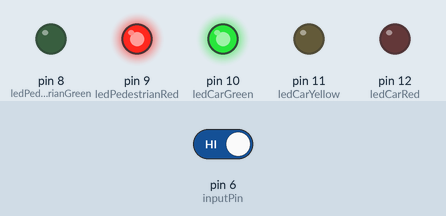
Bench run of a sketch on a simulated Arduino Uno, built with avr-gcc and run on an emulated ATmega328P. On the bench: output pins drawn as LEDs (lit = HIGH). The test bench sets the inputs (shaded band); at power-on: pin 6 (inputPin) HIGH.

Above: at 1.2 s.
1.3 s: pin 6 (inputPin) driven LOW
At 3.1 s:
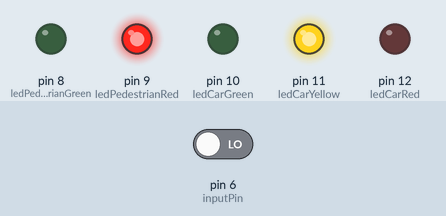
At 4.9 s:
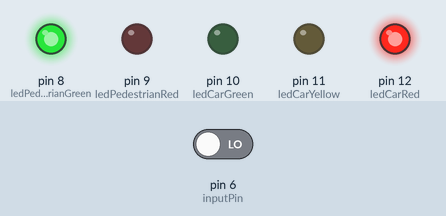
11.8 s: pin 6 (inputPin) driven HIGH
At 13.6 s:
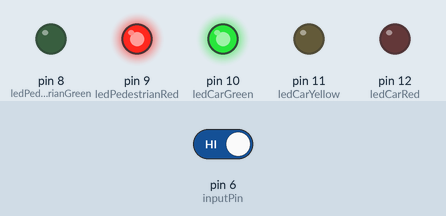
Timing chart, 0 to 15.1 s (numbered marks = the images above; inputs shaded):
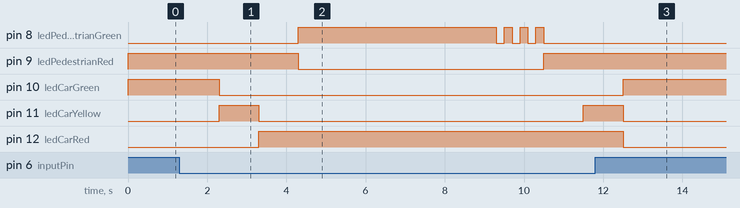

Measured:
- after the input at 1.3 s, pin 8 (ledPedestrianGreen): LOW → HIGH after 3.0 s, then repeats every 0.40 s: LOW 0.20 s, HIGH 0.20 s, until it stays LOW from 10.5 s; pin 9 (ledPedestrianRed): HIGH → LOW after 3.0 s, → HIGH 6.2 s later
- after the input at 11.8 s, pin 8 (ledPedestrianGreen): stays LOW (without the input it goes to HIGH after 3.7 s); pin 9 (ledPedestrianRed): stays HIGH (without the input it goes to LOW after 3.7 s)

The sketch:

Project_3_LED_Traffic_Light.ino
```cpp
int ledCarRed = 12;
int ledCarYellow = 11;
int ledCarGreen = 10;
int ledPedestrianRed = 9;
int ledPedestrianGreen = 8;
int inputPin = 6;
int inputValue = 0;

void setup() {
  pinMode(ledCarRed, OUTPUT);
  pinMode(ledCarYellow, OUTPUT);
  pinMode(ledCarGreen, OUTPUT);
  pinMode(ledPedestrianRed, OUTPUT);
  pinMode(ledPedestrianGreen, OUTPUT);
  pinMode(inputPin, INPUT);
}

void loop() {
  inputValue = digitalRead(inputPin);
  if (inputValue == LOW) {
    delay(1000);
    // ledCarYellow
    digitalWrite(ledCarYellow, HIGH);
    digitalWrite(ledCarGreen, LOW);
    delay(1000);
    // ledCarRed
    digitalWrite(ledCarYellow, LOW);
    digitalWrite(ledCarRed, HIGH);
    delay(1000);
    // ledPedestrianGreen
    digitalWrite(ledPedestrianRed, LOW);
    digitalWrite(ledPedestrianGreen, HIGH);
    delay(5000);
    // blink
    digitalWrite(ledPedestrianGreen, LOW);
    delay(200);
    digitalWrite(ledPedestrianGreen, HIGH);
    delay(200);
    digitalWrite(ledPedestrianGreen, LOW);
    delay(200);
    digitalWrite(ledPedestrianGreen, HIGH);
    delay(200);
    digitalWrite(ledPedestrianGreen, LOW);
    delay(200);
    digitalWrite(ledPedestrianGreen, HIGH);
    delay(200);
    // ledPedestrianRed
    digitalWrite(ledPedestrianRed, HIGH);
    digitalWrite(ledPedestrianGreen, LOW);
    delay(1000);
    // ledCarYellow
    digitalWrite(ledCarYellow, HIGH);
    delay(1000);
    // ledCarGreen
    digitalWrite(ledCarYellow, LOW);
    digitalWrite(ledCarGreen, HIGH);
  } else {
    // ledCarGreen
    digitalWrite(ledCarRed, LOW);
    digitalWrite(ledCarYellow, LOW);
    digitalWrite(ledCarGreen, HIGH);
    // ledPedestrianRed
    digitalWrite(ledPedestrianRed, HIGH);
    digitalWrite(ledPedestrianGreen, LOW);
  }
}
```
